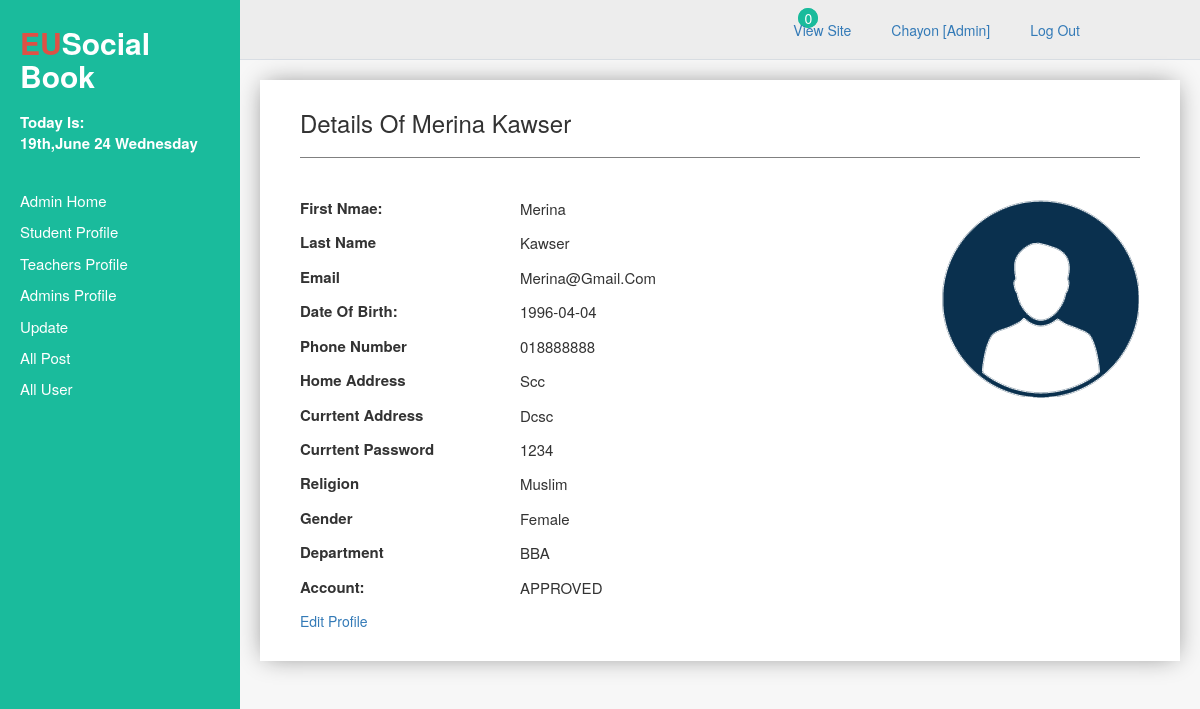
The app's page /admin/single_student.php?view_student=143400003 (signed in) with its own data.
### tables this page shows
CREATE TABLE `student` (
  `student_id` int(11) NOT NULL,
  `first_name` varchar(50) NOT NULL,
  `last_name` varchar(50) NOT NULL,
  `email` varchar(255) NOT NULL,
  `dor` date NOT NULL,
  `time` varchar(255) NOT NULL,
  `dob` date NOT NULL,
  `mobile` varchar(15) NOT NULL,
  `home` text NOT NULL,
  `p_address` text NOT NULL,
  `religion` varchar(10) NOT NULL,
  `sex` varchar(10) NOT NULL,
  `password` varchar(255) NOT NULL,
  `student_image` varchar(255) NOT NULL,
  `permission` varchar(10) NOT NULL,
  `department` varchar(15) NOT NULL,
  `user_type` varchar(20) NOT NULL
);

### admin/single_student.php (the view, shortened to what this page needs)
<?php include("include/connection.php"); ?>
<?php
$link="student";
$user= $link.'_'.'id';
if(!isset($_SESSION['admin_name'])){
	header("location: sign_in.php");
}
else{
?>
<?php include('include/header.php');?>
<?php
	if(isset($_GET['view_student'])){
		$edit_id= $_GET['view_student'];
		$query = "select * from $link where $user='$edit_id'";
		$run=mysqli_query($connection,$query);
			while($row = mysqli_fetch_array($run)){
				$fname = $row['first_name'];
				$lname = $row['last_name'];
				$email = $row['email'];
				$dob=$row['dob'];
				$permission = $row['permission'];
				$mobile = $row['mobile'];
				$home=$row['home'];
				$p_address=$row['p_address'];
				$password=$row['password'];
				$religion=$row['religion'];
				$sex = $row['sex'];
				$department = $row['department'];
				$image = $row['student_image'];
			}
	}
?>
			<div class="admin-content-area">
				<div class="admin-content">
					<div class="content-heading">
						<h3>details of <?php echo $fname,'  ',$lname; ?></h3>
					</div>
					<div class="content">
						<div class="view-student">
							<div class="view-student-area">
								<img src="../image/student/<?php echo $image; ?>" alt="" />
							</div>
							<div class="view-student-area">
								<ul>
									<li>First Nmae:</li>
									<li><?php echo $fname; ?></li>
								</ul>
							</div>
							<div class="view-student-area">
								<ul>
									<li>Last Name</li>
									<li><?php echo $lname; ?></li>
								</ul>
							</div>
							<div class="view-student-area">
								<ul>
									<li>Email</li>
									<li><?php echo $email; ?></li>
								</ul>
							</div>
							<div class="view-student-area">
								<ul>
									<li>Date Of birth:</li>
									<li><?php echo $dob; ?></li>
								</ul>
							</div>
							<div class="view-student-area">
								<ul>
									<li>Phone Number</li>
									<li><?php echo $mobile; ?></li>
								</ul>
							</div>
							<div class="view-student-area">
								<ul>
									<li>Home Address</li>
									<li><?php echo $home; ?></li>
								</ul>
							</div>
							<div class="view-student-area">
								<ul>
									<li>Currtent Address</li>
									<li><?php echo $p_address; ?></li>
								</ul>
							</div>
							<div class="view-student-area">
								<ul>
									<li>Currtent password</li>
									<li><?php echo $password; ?></li>
								</ul>
							</div>
							<div class="view-student-area">
								<ul>
									<li>Religion</li>
									<li><?php echo $religion; ?></li>
								</ul>
							</div>
							<div class="view-student-area">
								<ul>
									<li>Gender</li>
									<li><?php echo $sex; ?></li>
								</ul>
							</div>
							<div class="view-student-area">
								<ul>
									<li>department</li>
									<li><?php echo $department; ?></li>
								</ul>
							</div>
							<div class="view-student-area">
								<ul>
									<li>Account:</li>
									<li><?php echo $permission; ?></li>
								</ul>
							</div>
							<?php
							if($_SESSION['admin_type']=='Admin' OR $_SESSION['admin_type']=='admin'){
							?>
							<div class="view-student-area">
									<a href="#" title="Coming Soon">
								<i class="fa fa-edit"></i> Edit profile</a>
							</div>
							<?php
							}?>
						</div>
					</div>
				</div>
			</div>
		</div>
	</div>
<?php include('include/footer.php')?>
<?php } ?>

### admin/include/header.php (shortened to what this page needs)
<?php
		require_once('connection.php');
?>
<!DOCTYPE html>
<html lang="en">
<head>
	<link rel="stylesheet" href="css/bootstrap.css">
	<link rel="stylesheet" href="css/bootstrap-3.css">
	<link rel="stylesheet" href="css/style.css">
	<link rel="stylesheet" href="css/admin-style.css">
</head>
<body>
	<div class="page-area">
		<div class="left-side">
			<div class="logo">
				<h2><a href="index.php"><span>EU</span>Social Book</a></h2>
				<p><span>Today is:&nbsp;</span><br /><?php echo date("jS,F y");?>
					<span><?php echo date("l");?></span>
				</p>
			</div>
			<div class="side-nav">
				<ul>
					<li class="<?php if($link=='Home'){echo 'active';}else{echo 'non-active';} ?>">
						<a class="" href="index.php">Admin Home</a>
					</li>
					<li class="<?php if($link=='Student'){echo 'active';}else{echo 'non-active';} ?>">
						<a class="dropbtn drop-1">student Profile
						</a>
					</li>
					<li class="<?php if($link=='Teacher'){echo 'active';}else{echo 'non-active';} ?>">
						<a class="dropbtn drop-1">Teachers Profile
						</a>
					</li>
					<li class="<?php if($link=='Admin'){echo 'active';}else{echo 'non-active';} ?>">
						<a class="dropbtn drop-1">Admins Profile
						</a>
					</li>
					<li class="<?php if($link=='Update'){echo 'active';}else{echo 'non-active';} ?>">
						<a class="dropbtn drop-2">Update
						</a>
					</li>
					<li class="<?php if($link=='All Post'){echo 'active';}else{echo 'non-active';} ?>">
						<a href="all_post.php">All Post</a>
					</li>
					<li class="<?php if($link=='All User'){echo 'active';}else{echo 'non-active';} ?>">
						<a href="all_user.php?subject">All User</a>
					</li>
				</ul>
			</div>
		</div>
		<div class="right-side">
			<div class="admin-menu">
				<ul>
<?php
					$date = $DOR=date("Y-m-d");
					$query="SELECT * from mail WHERE mail_type='user email' and date=$date ORDER BY 1 DESC LIMIT 0,5";
					$run= mysqli_query($connection,$query);
					$count=mysqli_num_rows($run);
?>
					<li class="dropdown">
						<div class="dropdown-toggle" type="button" data-toggle="dropdown"><i class="fa fa-envelope"></i> <span class="number-count"><?php echo $count;?></span></div>
					</li>
<?php
						$query="SELECT * from student WHERE permission='pending' ORDER BY 1 DESC LIMIT 0,9";
						$run= mysqli_query($connection,$query);
						$count=mysqli_num_rows($run);
?>
					<li class="dropdown">
						<div class="dropdown-toggle" type="button" data-toggle="dropdown"><i class="fa fa-bell"></i> <span class="number-count"><?php echo $count;?></span></div>
					</li>
					<li><a href="">View site</a></li>
					<li>
						<a href="single_admin.php?view_admin=<?php echo $_SESSION['admin_id'];?>">
							<?php echo $_SESSION['admin_name'].' ['; echo $_SESSION['admin_type'].']';?>
						</a>
					</li>
					<li><a href="log_out.php">Log Out</a></li>
				</ul>
			</div>

### admin/include/footer.php (shortened to what this page needs)
</body>
</html>

### admin/css/style.css (style rules this page uses)
body { background:#F7F7F7; text-transform:capitalize; }
.logo { margin: 6px 0px 30px; }
.logo h2 { font-size: 30px; color: #fff; font-weight: bold; }
.logo h2 span { color:#DE5145; }
.logo h2 a { color: #fff; }
.logo p { font-size: 15px; color: #fff; font-weight: 800; }
.logo p span { color:#fff; }
.left-side { background:#1ABB9C; width:20%; height:100%; position:fixed; padding:20px; padding-right:10px; overflow-y:scroll; }
.right-side { width:80%; float:right; background:#F7F7F7; }
.admin-menu { background: #EDEDED; padding: 20px 40px; border-bottom: 1px solid #D9DEE4; height: 60px; }
.admin-menu ul { float:right; }
.admin-menu >ul>li { float:left; margin-right:40px; position:relative; cursor:pointer; }
.admin-menu ul li:last-child { margin-right:0px; }
.admin-menu ul li span.number-count { background: #1ABB9C; border-radius: 50%; color: #fff; position: absolute; top: -12px; width: 20px; height: 20px; text-align: center; left: 5px; }
.content-heading { padding: 20px 0px; border-bottom: 1px solid gray; margin-bottom: 40px; }
.content-heading h3 { display: inline-block; padding-top: 10px; }
.content { overflow:hidden; }
.side-nav ul li { padding: 5px 0px; }
.side-nav ul li a { color:#fff; font-size: 15px; cursor:pointer; }
.view-student-area img { width: 200px; height: auto; margin-bottom: 30px; float:right; }
.view-student-area ul { overflow:hidden; }
.view-student-area ul li { float: left; margin-right: 20px; font-size: 15px; margin-bottom: 13px; }
.view-student-area ul li:first-child { font-weight:bold; width:200px; }

### admin/css/admin-style.css (style rules this page uses)
* { margin: 0; padding: 0; border: none; outline: none; }
html { font-size: 62.5%; }
body { background: #F7F7F7; overflow-x: hidden; text-transform:capitalize; }
p { margin: 0; }
h1, h2, h3, h4, h5, h6 { margin: 0; }
a, a:hover, a:link, a:visited { display: block; text-decoration: none; outline: none; }
ul { list-style: none; margin: 0; }
img { display: block; width: 100%; }
.admin-content { background: #fff; margin: 2rem; padding: 0px 40px 30px; box-shadow: 0px 0px 24px -5px grey; }

### records on screen
student: first_name "Merina", last_name "Kawser", student_image (placeholder picture), email "Merina@gmail.com", dob "1996-04-04", mobile "018888888", home "Scc", p_address "Dcsc", password "1234", religion "Muslim", sex "Female", department "BBA", permission "APPROVED"

### other values on screen
$count "0"
$_SESSION['admin_name'] "Chayon"
$_SESSION['admin_type'] "Admin"
